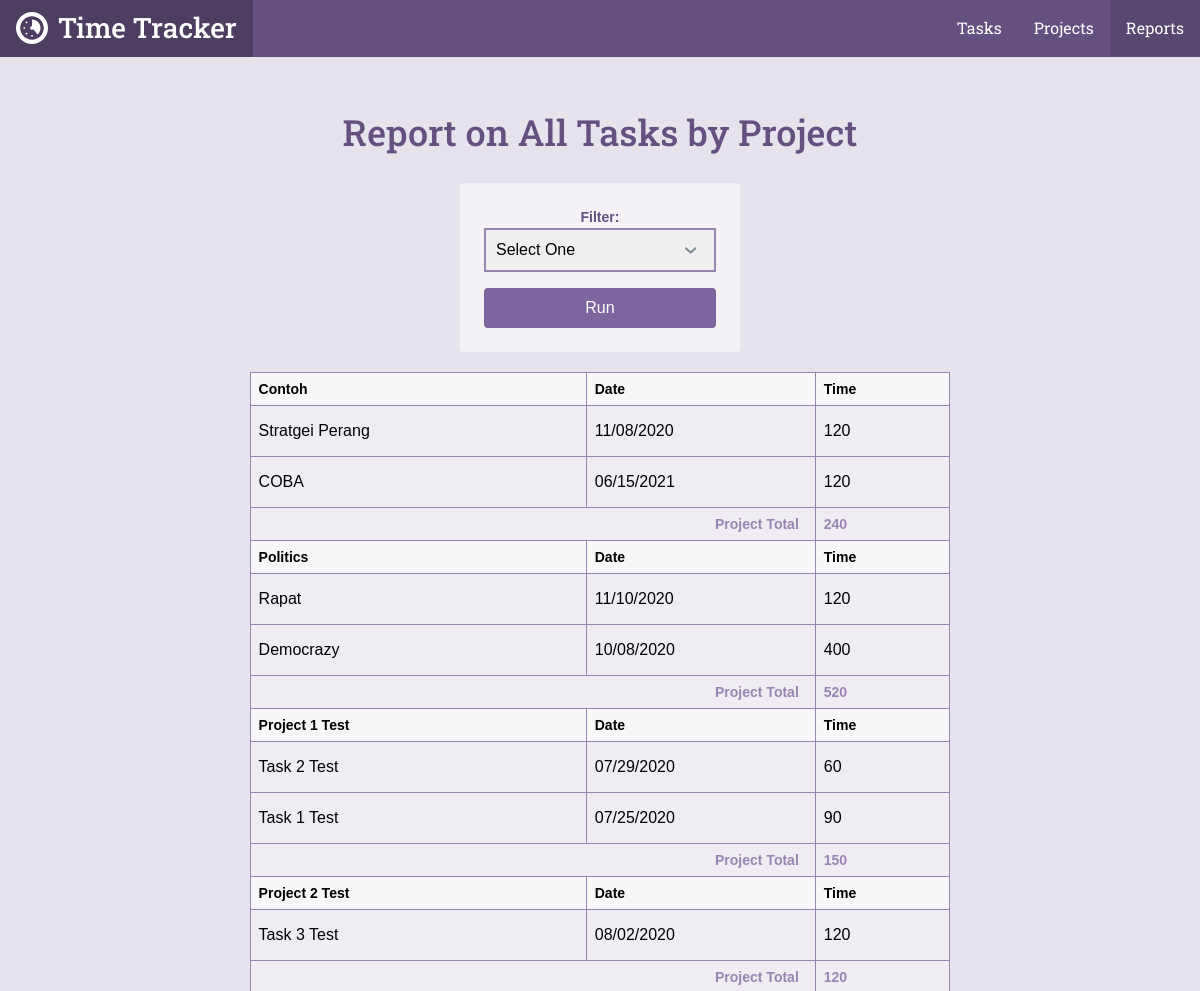
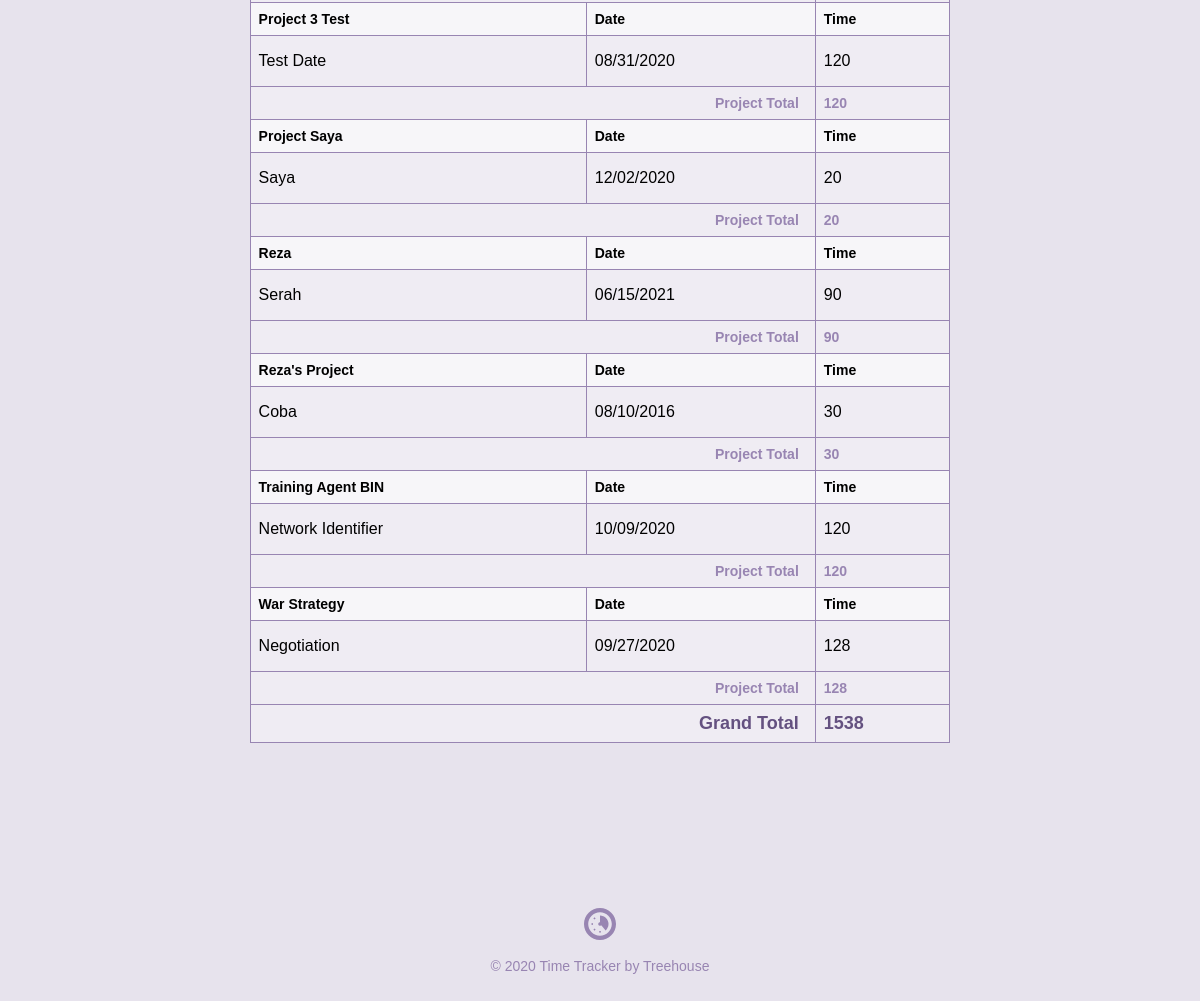
The app's page /reports.php with its own data (2 pictures, top to bottom).
### tables this page shows
CREATE TABLE `tasks` (
	`task_id`	INTEGER PRIMARY KEY AUTOINCREMENT,
	`project_id`	INTEGER,
	`title`	TEXT,
	`date`	INTEGER NOT NULL,
	`time`	TEXT NOT NULL
);

CREATE TABLE `projects` (
	`project_id`	INTEGER PRIMARY KEY AUTOINCREMENT,
	`title`	TEXT NOT NULL,
	`category`	TEXT NOT NULL
);

### inc/functions.php (called while the page is built, shortened)
<?php
function get_task_list($filter = null) {
    include 'connection.php';
    $sql = 'SELECT tasks.*, projects.title as project FROM tasks'
        . ' JOIN projects ON tasks.project_id = projects.project_id';
    $where = '';
    $orderBy = ' ORDER BY date DESC';
    if ($filter) {
        $orderBy = ' ORDER BY projects.title ASC, date DESC';
    }
    try {
        $results = $db->prepare($sql . $where . $orderBy);
        $results->execute();
    } catch (Exception $e) {
        echo "Error!: " . $e->getMessage() . "<br />";
        return array();
    }
    return $results->fetchAll(PDO::FETCH_ASSOC);
}

### reports.php (the view, shortened to what this page needs)
<?php
require 'inc/functions.php';
$filter = 'all';
include 'inc/header.php';
?>
<div class="col-container page-container">
    <div class="col col-70-md col-60-lg col-center">
        <div class="col-container">
            <h1 class='actions-header'>Report on <?php
            if (!is_array($filter)) {
                echo "All Tasks by Project";
            }
            ?></h1>
            <form class='form-container form-report' action='reports.php' method='get'>
                <label for='filter'>Filter:</label>
                <select id='filter' name='filter'>
                    <option value=''>Select One</option>
                </select>
                <input class="button" type="submit" value="Run" />
            </form>
        </div>
        <div class="section page">
            <div class="wrapper">
                <table>
                    <?php
                    $total = $project_id = $project_total = 0;
                    $tasks = get_task_list($filter);
                    foreach ($tasks as $item) {
                        if ($project_id != $item['project_id']) {
                            $project_id = $item['project_id'];
                            echo "<thead>\n";
                            echo "<tr>\n";
                            echo "<th>" . $item['project'] . "</th>\n";
                            echo "<th>Date</th>\n";
                            echo "<th>Time</th>\n";
                            echo "</tr>\n";
                            echo "</thead>\n";
                        }
                        $project_total += $item['time'];
                        $total += $item['time'];
                        echo "<tr>\n";
                        echo "<td>". $item['title'] . "</td>\n";
                        echo "<td>". $item['date'] . "</td>\n";
                        echo "<td>". $item['time'] . "</td>\n";
                        echo "</tr>\n";
                        if (next($tasks)['project_id'] != $item['project_id']) {
                            echo "<tr>\n";
                            echo "<th class='project-total-label' colspan='2'>Project Total</th>\n";
                            echo "<th class='project-total-number'>$project_total</th>\n";
                            echo "</tr>\n";
                            $project_total = 0;
                        }
                    }
                    ?>
                    <tr>
                        <th class='grand-total-label' colspan='2'>Grand Total</th>
                        <th class='grand-total-number'><?php echo $total; ?></th>
                    </tr>
                </table>
            </div>
        </div>
    </div>
</div>
<?php include "inc/footer.php"; ?>

### css/style.css (style rules this page uses)
*,:after,:before { box-sizing:border-box }
html { font-family:sans-serif;-ms-text-size-adjust:100%;-webkit-text-size-adjust:100% }
body { margin:0 }
h1 { font-size:2em;margin:.67em 0 }
button,input,optgroup,select,textarea { color:inherit;font:inherit;margin:0 }
select { text-transform:none }
input[type="reset"],input[type="submit"] { -webkit-appearance:button;cursor:pointer }
input { line-height:normal }
table { border-collapse:collapse;border-spacing:0 }
td,th { padding:0 }
html { font-size:100%;line-height:1.5;-webkit-tap-highlight-color:transparent }
body { font-size:1rem;font-family:"Gotham Rounded A","Gotham Rounded B","Helvetica",Helvetica,Arial,sans-serif;font-style:normal;font-weight:400 }
.button { -webkit-appearance:none;-moz-appearance:none;-ms-appearance:none;-o-appearance:none;appearance:none;-webkit-user-select:none;-moz-user-select:none;-ms-user-select:none;user-select:none;background-color:transparent;border-radius:4px;border:solid 2px #5fcf80;color:#5fcf80;cursor:pointer;display:inline-block;font-family:"Gotham Rounded A","Gotham Rounded B","Helvetica",Helvetica,Arial,sans-serif;font-size:1rem;font-weight:500;height:40px;line-height:36px;padding:0 15px;position:relative;margin:0 10px 0 0;text-align:center;text-decoration:none;transition:color .3s ease,background-color .3s ease,border-color .3s ease,width .3s ease,opacity .3s ease;vertical-align:baseline;white-space:nowrap;overflow:hidden;text-overflow:ellipsis }
.button:last-child { margin-right:0 }
.col { float:left;width:100% }
.col-container:before,.col-container:after { content:" ";display:table }
.col-container:after { clear:both }
.col-center { float:none;margin:0 auto }
@media screen and (min-width: 680px) { .col-70-md { width:70% !important } }
@media screen and (min-width: 960px) { .col-60-lg { width:60% !important } }
h1,h2,h3,h4,h5,h6 { color:#40484a;display:block;font-weight:500;margin:0;text-rendering:optimizeLegibility }
h1 { font-size:2.25rem }
body { background-color:#e7e3ed }
h1,h2,h3,h4,h5,h6 { color:#645180;font-family:"Roboto Slab", Helvetica, Arial, sans-serif }
.button { background:#7D669E;border-color:#7D669E;color:#fff }
.col-container { margin:0 auto;max-width:1200px }
.actions-header { margin-bottom:1.5rem }
.page-container { text-align:center }
@media screen { .page-container { padding:1.5rem 1rem 0 1rem } }
@media screen and (min-width: 680px) { .page-container { padding-top:3rem } }
.form-container { background-color:#f4f2f7;border-radius:4px }
@media screen { .form-container { padding:.5rem 1.5rem;margin-top:.5rem;margin-bottom:1.5rem } }
@media screen and (min-width: 680px) { .form-container { padding:.5rem 1.5rem;margin-top:3rem;margin-bottom:0 } }
.form-report { padding:1.5rem;margin-bottom:3rem }
.form-report .button { margin-top:1rem }
table { width:100%;text-align:left;background-color:#f4f2f7 }
@media screen { table { margin-bottom:1.5rem } }
@media screen and (min-width: 680px) { table { margin-bottom:0 } }
th,td { padding:.5rem;background-color:#efecf3;border:solid 1px #9885b2 !important }
td { padding:1rem .5rem }
th { font-size:.875rem }
thead th { background-color:#f7f6f9 !important }
input { border-radius:4px;box-shadow:none;border:solid 2px #9885b2;padding:8px 10px;width:100% }
label { font-size:14px;font-weight:bold;color:#645180 }
select { -webkit-appearance:none;-moz-appearance:none;width:100%;padding:8px 10px;border:solid 2px #9885b2;background-size:.9rem;background-repeat:no-repeat;background-position:calc(100% - 1rem) center }
.project-total-label { text-align:right;padding-right:1rem;color:#9885b2;font-size:.875rem }
.project-total-number { color:#9885b2 }
.grand-total-label { text-align:right;padding-right:1rem;color:#645180;font-size:1.125rem }
.grand-total-number { color:#645180;font-size:1.125rem }
.form-report { width: 280px; margin: auto auto 20px }

### records on screen
tasks: project.title "Contoh", title "Stratgei Perang", date "11/08/2020", time "120"
tasks: title "COBA", date "06/15/2021", time "120", project_total "240"
tasks: project.title "Politics", title "Rapat", date "11/10/2020", time "120"
tasks: title "Democrazy", date "10/08/2020", time "400", project_total "520"
tasks: project.title "Project 1 Test", title "Task 2 Test", date "07/29/2020", time "60"
tasks: title "Task 1 Test", date "07/25/2020", time "90", project_total "150"
tasks: project.title "Project 2 Test", title "Task 3 Test", date "08/02/2020", time "120", project_total "120"
tasks: project.title "Project 3 Test", title "Test Date", date "08/31/2020", time "120", project_total "120"
tasks: project.title "Project Saya", title "Saya", date "12/02/2020", time "20", project_total "20"
tasks: project.title "Reza", title "Serah", date "06/15/2021", time "90", project_total "90"
tasks: project.title "Reza's Project", title "Coba", date "08/10/2016", time "30", project_total "30"
tasks: project.title "Training Agent BIN", title "Network Identifier", date "10/09/2020", time "120", project_total "120"
tasks: project.title "War Strategy", title "Negotiation", date "09/27/2020", time "128", project_total "128"

### other values on screen
$total "1538"
